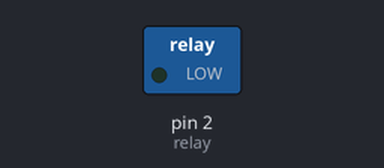
Bench run of a sketch on a simulated Arduino Uno, built with avr-gcc and run on an emulated ATmega328P. Parts: switched loads named in the sketch (green lamp = pin HIGH). Dashed ring = blinking.

Above: at 0.5 s.
Timing chart, 0 to 4.6 s (numbered marks = the images above):
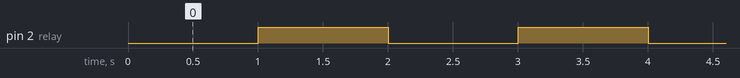

The sketch:

RelayDemo.ino
```cpp
#include <Arduino.h>

int relay = 2;

void setup() {

pinMode(relay, OUTPUT);
digitalWrite(relay, LOW);

}

void loop() {

digitalWrite(relay, LOW);
delay(1000);
digitalWrite(relay, HIGH);
delay(1000);

}
```

Measured:
- by itself, pin 2 (relay): alternates HIGH for 1.0 s and LOW for 1.0 s
